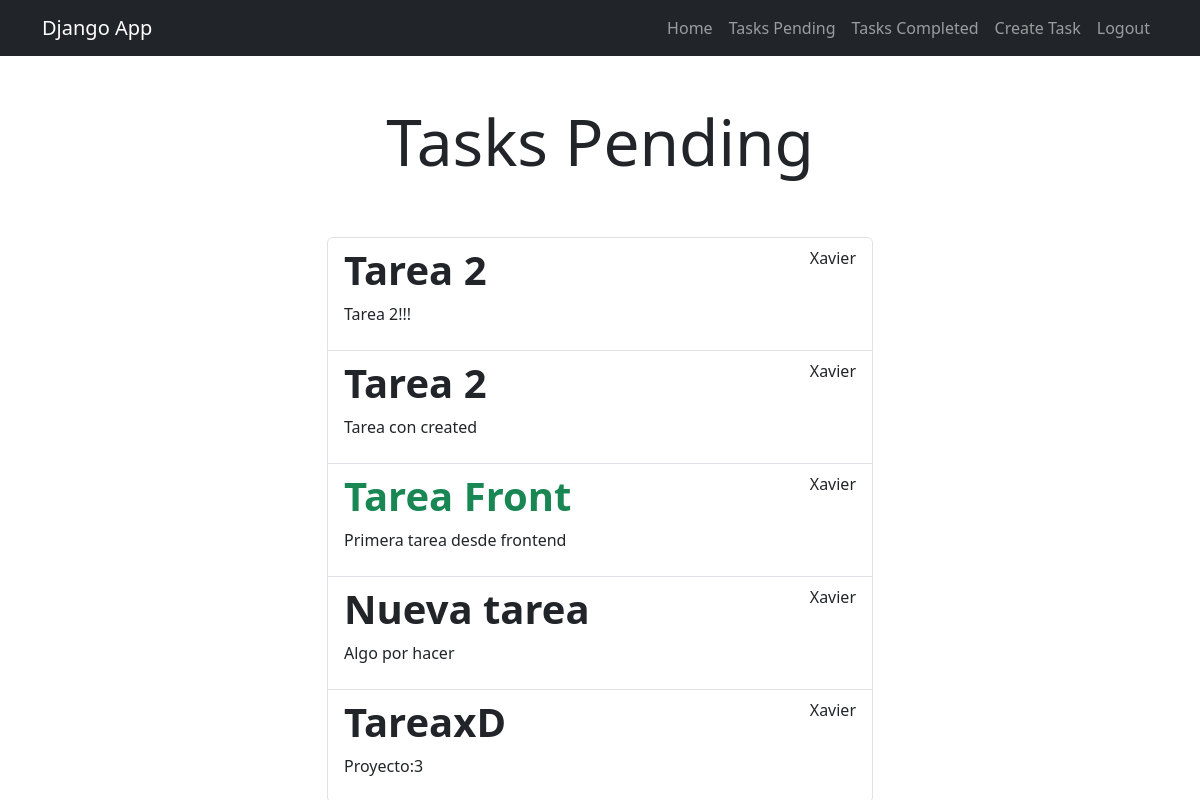
Page /tasks/ (signed in) on the earlier database version.
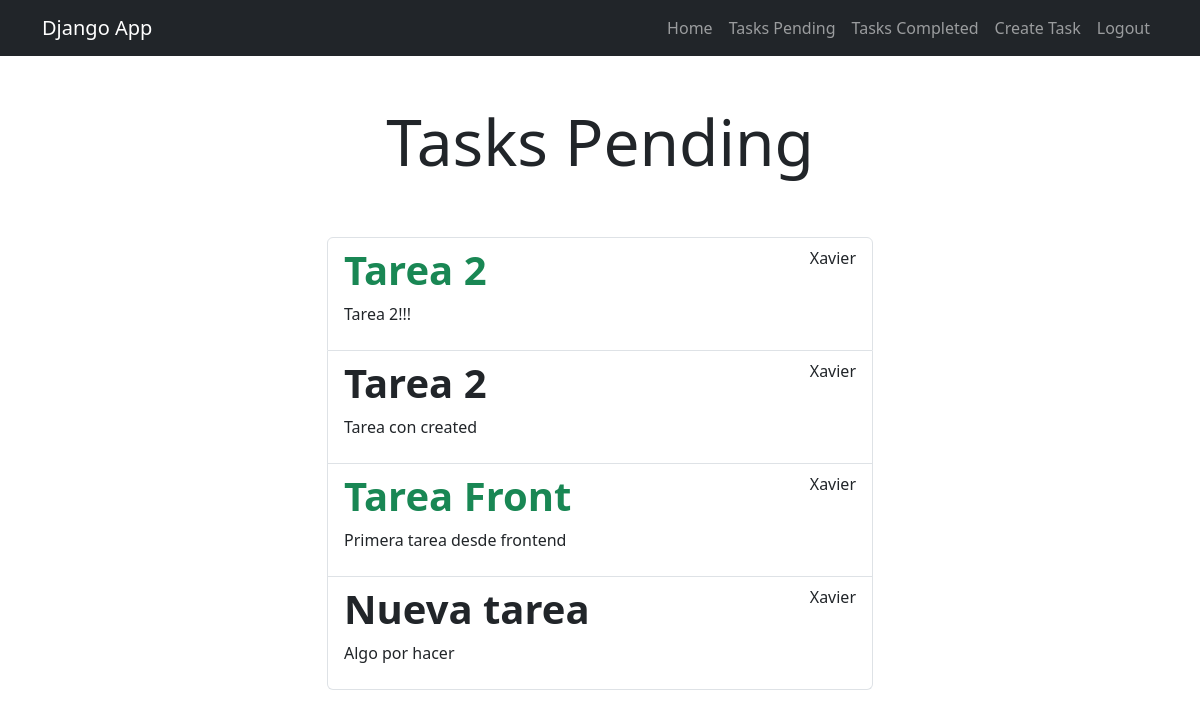
Same page on the later database version.
### tasks/models.py (models this page shows, shortened)
class Task(models.Model):
    title = models.CharField(max_length=100)
    description = models.TextField(blank=True)
    created = models.DateTimeField(auto_now_add=True)
    datecompleted = models.DateTimeField(null=True, blank=True)
    important = models.BooleanField(default=False)
    user = models.ForeignKey(User, on_delete=models.CASCADE)

### tasks/views.py (the view)
# urls.py: path('tasks/', views.tasks, name='tasks'),
@login_required
def tasks(request):
    tasks = Task.objects.filter(user=request.user, datecompleted__isnull=True)
    return render(request, 'tasks.html', {'tasks': tasks})

### tasks/templates/tasks.html (shortened to what this page needs)
{% extends 'base.html' %}
{% block content %}
<main class="container">
    <div class="row">
        <div class="col-md-6 offset-md-3">
            <h1 class="text-center display-3 py-5">Tasks Pending</h1>
            <ul class="list-group">
                {% for task in tasks %}
                <a class="list-group-item" href="{% url 'task_detail' task.id %}">
                    <header class="d-flex justify-content-between">
                        {% if task.important %}
                        <h1 class="fw-bold text-success">{{task.title}}</h1>
                        {% else %}
                        <h1 class="fw-bold">{{task.title}}</h1>
                        {% endif %}
                        <p>{{task.user.username}}</p>
                    </header>
                        <p>{{task.description}}</p>
                </a>
                {% endfor %}
            </ul>
        </div>
    </div>
</main>
{% endblock %}

### tasks/templates/base.html (shortened to what this page needs)
<!DOCTYPE html>
<html lang="en">
<head>
    <link rel="stylesheet" href="https://cdn.jsdelivr.net/npm/bootstrap@5.3.0-alpha3/dist/css/bootstrap.min.css">
</head>
<body>
    <nav class="navbar navbar-expand-lg bg-dark navbar-dark">
        <div class="container">
          <a class="navbar-brand" href="/">Django App</a>
          <div class="collapse navbar-collapse" id="navbarNav">
            <ul class="navbar-nav ms-auto">
                <li class="nav-item">
                    <a href="/" class="nav-link">Home</a>
                </li>
                {% if user.is_authenticated %}
                <li class="nav-item">
                    <a href="{% url 'tasks' %}" class="nav-link">Tasks Pending</a>
                </li>
                <li class="nav-item">
                    <a href="{% url 'tasks_completed' %}" class="nav-link">Tasks Completed</a>
                </li>
                <li class="nav-item">
                    <a href="/tasks/create/" class="nav-link">Create Task</a>
                </li>
                <li class="nav-item">
                    <a href="/logout" class="nav-link">Logout</a>
                </li>
                {% endif %}
            </ul>
          </div>
        </div>
      </nav>
    {% block content %}
    {% endblock  %}
</body>
</html>

Differences in the rows shown:
no longer on this page (row edited): Task: title "TareaxD", user.username "Xavier", description "Proyecto:3"
changed Task "Tarea 2!!!": important False → True (drawn)
